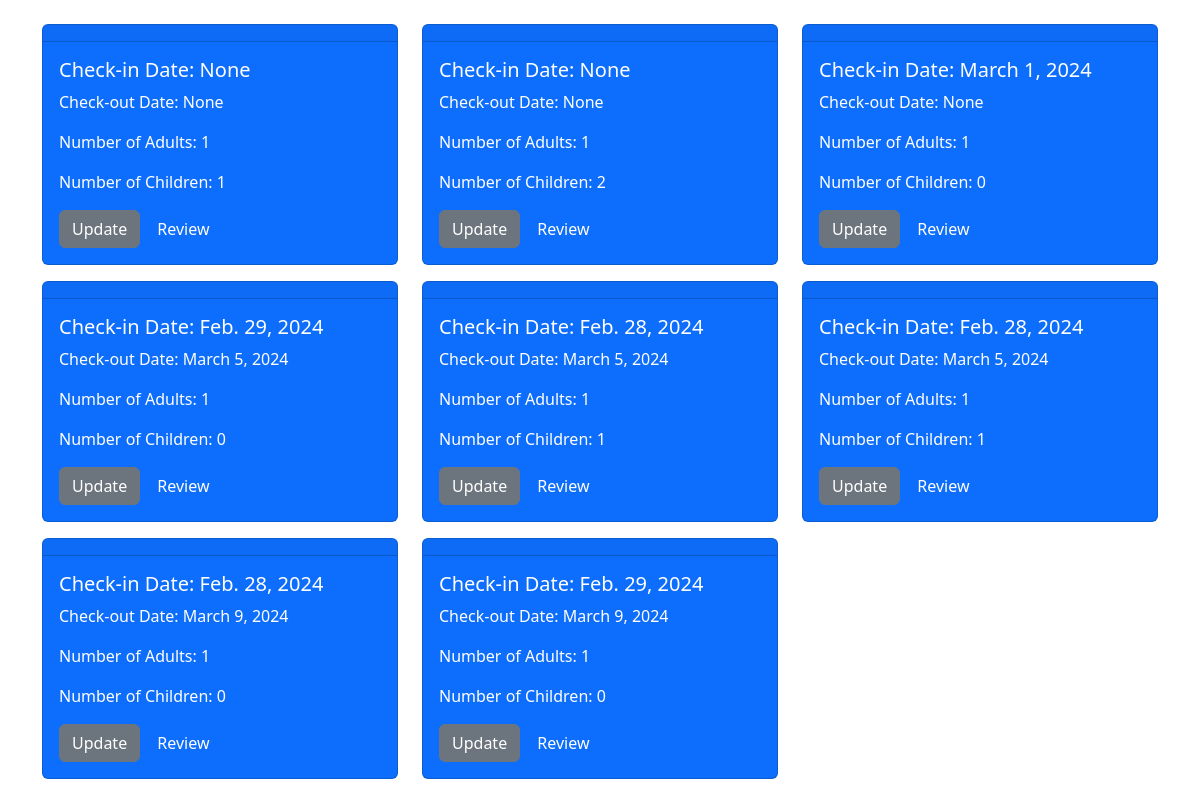
Before: /package/ (signed in) with the older database file.
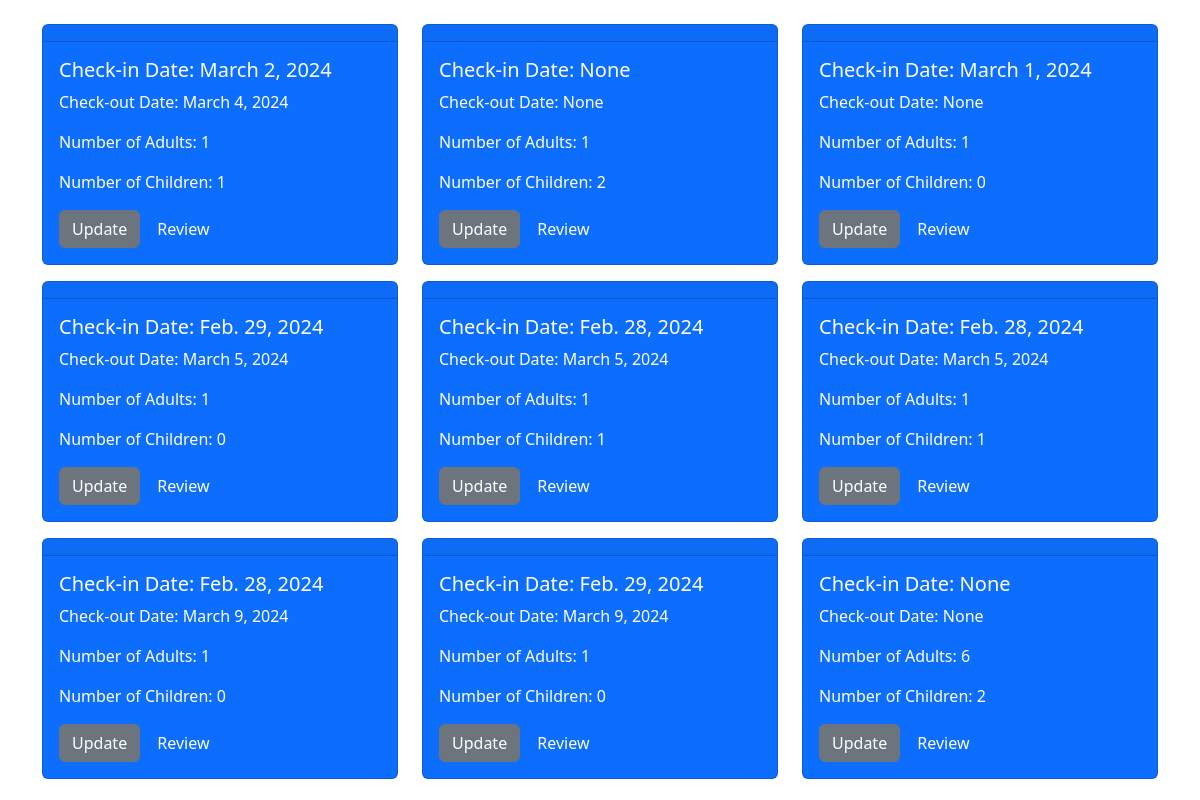
After: the same page with the newer database file.
### travelapp/models.py (models this page shows, shortened)
class Reservation(models.Model):
    user = models.ForeignKey(User, on_delete=models.CASCADE)
    package = models.ForeignKey(Places, on_delete=models.CASCADE)
    arrival_date=models.DateField(null=True,blank=True)
    departure_date=models.DateField(null=True,blank=True)
    adult = models.IntegerField(null=True, blank=True)
    children = models.IntegerField(null=True, blank=True)

### travelapp/views.py (the view)
# urls.py: path('package/',Package_list,name='package'),
def Package_list(request):
    user_reservations = Reservation.objects.filter(user=request.user)
    context = {'user_reservations': user_reservations}
    return render(request, 'Packages_list.html', context)

### travelapp/templates/Packages_list.html (shortened to what this page needs)
<!DOCTYPE html>
<html lang="en">
<head>
    <link href="https://cdn.jsdelivr.net/npm/bootstrap@5.3.2/dist/css/bootstrap.min.css" rel="stylesheet"
>
</head>
<br>
<body>
    <div class="container">
        <div class="row">
            {% for reservation in user_reservations %}
            <div class="col-md-4">
                <div class="card text-white bg-primary mb-3">
                    <div class="card-header">{{ reservation.package.pname }}</div>
                    <div class="card-body">
                        <h5 class="card-title">Check-in Date: {{ reservation.arrival_date}}</h5>
                        <p class="card-text">Check-out Date: {{ reservation.departure_date }}</p>
                        <p class="card-text">Number of Adults: {{ reservation.adult }}</p>
                        <p class="card-text">Number of Children: {{ reservation.children }}</p>
                        <a href="{% url 'travelapp:update' reservation_id=reservation.id %}"class="btn btn-secondary">Update</a>
                        <a href="{% url 'travelapp:rating' reservation_id=reservation.id %}" class="btn btn-primary">Review</a>
                    </div>
                </div>
            </div>
            {% empty %}
            <div class="col-md-12">
                <div class="alert alert-info" role="alert">
                    No bookings found.
                </div>
            </div>
            {% endfor %}
        </div>
    </div>
</body>
</html>

Changed rows visible on the page:
changed Reservation: arrival_date "None" → "March 2, 2024"; departure_date "None" → "March 4, 2024"
added Reservation: arrival_date "None", departure_date "None", adult "6", children "2"
